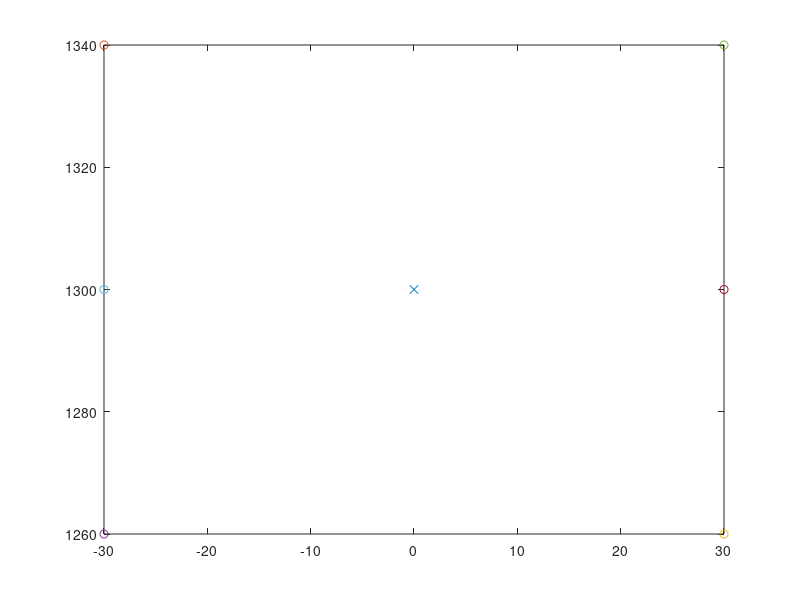
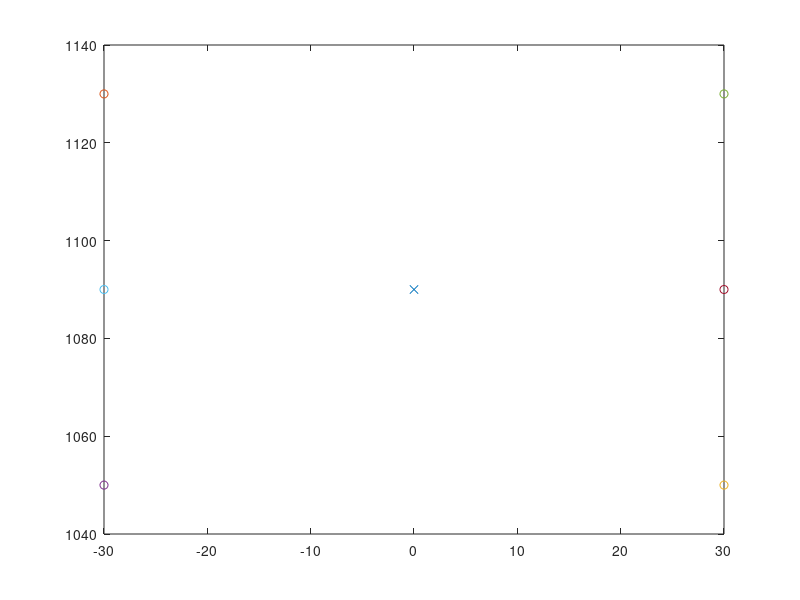

MATLAB code to generate these figures, in order:
%%
Centroid = [30,40];
% tcp = tcpclient("192.168.125.1", 1025);
% str = char(65)
% % UnicodeVal = double(str);
% Letter = "wqe";
currentCoords = [1336,0,1300]
startPos = currentCoords; % Where the robot will start writing from
% for i = 65:90
Letter= "E"

if Letter == "A" % 5 Points all linear
    
    startPos(3) = startPos(3) + Centroid(2);
    L_Corner = [currentCoords(1), currentCoords(2) - Centroid(1), currentCoords(3)-Centroid(2)];
    currentCoords + L_Corner
    R_Corner = [currentCoords(1), currentCoords(2) + Centroid(1), currentCoords(3)-Centroid(2)];
    currentCoords + R_Corner
    L_Mid = [currentCoords(1), currentCoords(2) -  Centroid(1)*0.6, currentCoords(3)-(2*Centroid(2)*0.6-Centroid(2))];
    R_Mid = [currentCoords(1), currentCoords(2) + Centroid(1)*0.6, currentCoords(3)-(2*Centroid(2)*0.6-Centroid(2))];
%     tcp.write(string(startPos(2), startPos(3)))
%     test = tcp.read();
%     if test == "next"
%         tcp.write(string(L_Corner(2), L_Corner(3)));
%     end
%     test = tcp.read();
%     if test == "next"
%         tcp.write(string(startPos(2), startPos(3)));
%     end
%     test = tcp.read()
%     if test == "next"
%         tcp.write(string(R_Corner(2), R_Corner(3)));
%     end
    figure;
    plot(currentCoords(2), currentCoords(3),"x")
    hold on;
    plot(startPos(2), startPos(3), '-o')
    hold on;
    plot(L_Corner(2), L_Corner(3), '-o')
    hold on;
    plot(R_Corner(2), R_Corner(3), '-o')
    hold on;
    plot(L_Mid(2), L_Mid(3), '-o')
    hold on;
    plot(R_Mid(2), R_Mid(3), '-o')
end

if Letter == "B" % 6 points 2 circular movements
    startPos = [currentCoords(1),currentCoords(2)-(Centroid(1)*0.4), currentCoords(3)+Centroid(2)]
    L_Bottom = [currentCoords(1), currentCoords(2) - (Centroid(1)*.4), currentCoords(3)-Centroid(2)]
    L_Mid = [currentCoords(1), currentCoords(2) - (Centroid(1)*0.4), currentCoords(3)]
%     Mid = [currentCoords(1), currentCoords(2) - (Centroid(1)*0.25), currentCoords(3)]
    Mid = currentCoords;
    Bott_Mid = [Mid(1), Mid(2), currentCoords(3)-Centroid(2)]
    Top_Mid = [Mid(1), Mid(2), currentCoords(3)+Centroid(2)]
    figure;
    plot(currentCoords(2), currentCoords(3), '-x');
    hold on;
    plot(startPos(2), startPos(3), '-o')
    hold on;
    plot(L_Bottom(2), L_Bottom(3), '-o')
    hold on;
%     plot(R_Corner(2), R_Corner(3), '-o')
%     hold on;
    plot(L_Mid(2), L_Mid(3), '-o')
    hold on;
    plot(Mid(2), Mid(3), '-o')
    plot(Top_Mid(2), Top_Mid(3), '-o')
    hold on;
    plot(Bott_Mid(2), Bott_Mid(3), '-o')
    hold on;
end

if Letter == "C" % 4 points all circular movements
    startPos = [currentCoords(1),currentCoords(2), currentCoords(3)+Centroid(2)]
    Bottom = [currentCoords(1), currentCoords(2), currentCoords(3)-Centroid(2)]
    Top_Arc = [currentCoords(1),currentCoords(2)+(Centroid(2)*0.1), currentCoords(3)+(Centroid(2)*0.9)]
    Bottom_Arc = [currentCoords(1), currentCoords(2)+(Centroid(2)*0.1), currentCoords(3)-(Centroid(2)*0.9)]
    figure;
    plot(currentCoords(2), currentCoords(3), '-x');
    hold on;
    plot(startPos(2), startPos(3), '-o')
    hold on;
    plot(Bottom(2), Bottom(3), '-o')
    hold on;
    plot(Top_Arc(2), Top_Arc(3), '-o')
    hold on;
    plot(Bottom_Arc(2), Bottom_Arc(3), '-o')
end

if Letter == "D" % 2 points 1 circular movement
    startPos = [currentCoords(1),currentCoords(2)-Centroid(1), currentCoords(3)+Centroid(2)]
    Bottom = [currentCoords(1), currentCoords(2)-Centroid(1), currentCoords(3)-Centroid(2)]
    figure;
    plot(currentCoords(2), currentCoords(3), '-x');
    hold on;
    plot(startPos(2), startPos(3), '-o')
    hold on;
    plot(Bottom(2), Bottom(3), '-o')
end

if Letter == "E" % 6 points All Linear movement
    startPos = [currentCoords(1),currentCoords(2)-Centroid(1), currentCoords(3)+Centroid(2)]
    L_Bott_Corner = [currentCoords(1), currentCoords(2)-Centroid(1), currentCoords(3)-Centroid(2)]
    R_Bott_Corner = [currentCoords(1), currentCoords(2)+Centroid(1), currentCoords(3)-Centroid(2)]
    R_Top_Corner = [currentCoords(1), currentCoords(2)+Centroid(1), currentCoords(3)+Centroid(2)]
    L_Mid = [currentCoords(1), currentCoords(2)-Centroid(1), currentCoords(3)]
    R_Mid = [currentCoords(1), currentCoords(2)+Centroid(1), currentCoords(3)]
    figure;
    plot(currentCoords(2), currentCoords(3), '-x');
    hold on;
    plot(startPos(2), startPos(3), '-o')
    hold on;
    plot(R_Bott_Corner(2), R_Bott_Corner(3), '-o')
    hold on;
    plot(L_Bott_Corner(2), L_Bott_Corner(3), '-o')
    hold on;
    plot(R_Top_Corner(2), R_Top_Corner(3), '-o')
    hold on;
    plot(L_Mid(2), L_Mid(3), '-o')
    hold on;
    plot(R_Mid(2), R_Mid(3), '-o')
end

if Letter == "F" % 5 points All Linear movement
    startPos = [currentCoords(1),currentCoords(2)-Centroid(1), currentCoords(3)+Centroid(2)]
    L_Bott_Corner = [currentCoords(1), currentCoords(2)-Centroid(1), currentCoords(3)-Centroid(2)]
    R_Top_Corner = [currentCoords(1), currentCoords(2)+Centroid(1), currentCoords(3)+Centroid(2)]
    L_Mid = [currentCoords(1), currentCoords(2)-Centroid(1), currentCoords(3)]
    R_Mid = [currentCoords(1), currentCoords(2)+Centroid(1), currentCoords(3)]
    figure;
    plot(currentCoords(2), currentCoords(3), '-x');
    hold on;
    plot(startPos(2), startPos(3), '-o')
    hold on;
    plot(L_Bott_Corner(2), L_Bott_Corner(3), '-o')
    hold on;
    plot(R_Top_Corner(2), R_Top_Corner(3), '-o')
    hold on;
    plot(L_Mid(2), L_Mid(3), '-o')
    hold on;
    plot(R_Mid(2), R_Mid(3), '-o')
end

if Letter == "G" % 5 points All Linear movement
    startPos = [currentCoords(1),currentCoords(2), currentCoords(3)+Centroid(2)]
    Bottom = [currentCoords(1), currentCoords(2), currentCoords(3)-Centroid(2)]
    R_Mid = [currentCoords(1), currentCoords(2)+Centroid(1), currentCoords(3)]
    R_Bott_Corner = [currentCoords(1), currentCoords(2)+Centroid(1), currentCoords(3)-Centroid(2)]
    Top_Arc = [currentCoords(1),currentCoords(2)+(Centroid(2)*0.1), currentCoords(3)+(Centroid(2)*0.9)]
    Mid = currentCoords;
    figure;
    plot(currentCoords(2), currentCoords(3), '-x');
    hold on;
    plot(startPos(2), startPos(3), '-o')
    hold on;
    plot(Bottom(2), Bottom(3), '-o')
    hold on;
    plot(R_Mid(2), R_Mid(3), '-o')
    hold on;
    plot(R_Bott_Corner(2), R_Bott_Corner(3), '-o')
    hold on;
    plot(Top_Arc(2), Top_Arc(3), '-o')
end

if Letter == "H" % 5 points All Linear movement
    startPos = [currentCoords(1),currentCoords(2)-Centroid(1), currentCoords(3)+Centroid(2)]
    L_Bott_Corner = [currentCoords(1), currentCoords(2)-Centroid(1), currentCoords(3)-Centroid(2)]
    R_Bott_Corner = [currentCoords(1), currentCoords(2)+Centroid(1), currentCoords(3)-Centroid(2)]
    R_Top_Corner = [currentCoords(1), currentCoords(2)+Centroid(1), currentCoords(3)+Centroid(2)]
    L_Mid = [currentCoords(1), currentCoords(2)-Centroid(1), currentCoords(3)]
    R_Mid = [currentCoords(1), currentCoords(2)+Centroid(1), currentCoords(3)]
    figure;
    plot(currentCoords(2), currentCoords(3), '-x');
    hold on;
    plot(startPos(2), startPos(3), '-o')
    hold on;
    plot(R_Bott_Corner(2), R_Bott_Corner(3), '-o')
    hold on;
    plot(L_Bott_Corner(2), L_Bott_Corner(3), '-o')
    hold on;
    plot(R_Top_Corner(2), R_Top_Corner(3), '-o')
    hold on;
    plot(L_Mid(2), L_Mid(3), '-o')
    hold on;
    plot(R_Mid(2), R_Mid(3), '-o')
end

if Letter == "I" % 5 points All Linear movement
    startPos = [currentCoords(1),currentCoords(2)-Centroid(1), currentCoords(3)+Centroid(2)]
    L_Bott_Corner = [currentCoords(1), currentCoords(2)-Centroid(1), currentCoords(3)-Centroid(2)]
    R_Bott_Corner = [currentCoords(1), currentCoords(2)+Centroid(1), currentCoords(3)-Centroid(2)]
    R_Top_Corner = [currentCoords(1), currentCoords(2)+Centroid(1), currentCoords(3)+Centroid(2)]
    Top_Mid = [currentCoords(1), currentCoords(2), currentCoords(3)+Centroid(2)]
    Bott_Mid = [currentCoords(1), currentCoords(2), currentCoords(3)-Centroid(2)]
    figure;
    plot(currentCoords(2), currentCoords(3), '-x');
    hold on;
    plot(startPos(2), startPos(3), '-o')
    hold on;
    plot(R_Bott_Corner(2), R_Bott_Corner(3), '-o')
    hold on;
    plot(L_Bott_Corner(2), L_Bott_Corner(3), '-o')
    hold on;
    plot(R_Top_Corner(2), R_Top_Corner(3), '-o')
    hold on;
    plot(Top_Mid(2), Top_Mid(3), '-o')
    hold on;
    plot(Bott_Mid(2), Bott_Mid(3), '-o')
end

if Letter == "J" % 3 points 1 Circular movement
    startPos = [currentCoords(1), currentCoords(2), currentCoords(3)+Centroid(2)]
    Bott_Arc_Mid = [currentCoords(1), currentCoords(2), currentCoords(3)-(Centroid(2)*0.7)]
    Bott_Arc_L = [currentCoords(1), currentCoords(2)-Centroid(1), currentCoords(3)-(Centroid(2)*0.7)]
    figure;
    plot(currentCoords(2), currentCoords(3), '-x');
    hold on;
    plot(startPos(2), startPos(3), '-o')
    hold on;
    plot(Bott_Arc_Mid(2), Bott_Arc_Mid(3), '-o')
    hold on;
    plot(Bott_Arc_L(2), Bott_Arc_L(3), '-o')
end

if Letter == "K" % 5 points All Linear movement
    startPos = [currentCoords(1),currentCoords(2)-Centroid(1), currentCoords(3)+Centroid(2)]
    L_Bott_Corner = [currentCoords(1), currentCoords(2)-Centroid(1), currentCoords(3)-Centroid(2)]
    R_Bott_Corner = [currentCoords(1), currentCoords(2)+Centroid(1), currentCoords(3)-Centroid(2)]
    R_Top_Corner = [currentCoords(1), currentCoords(2)+Centroid(1), currentCoords(3)+Centroid(2)]
    L_Mid = [currentCoords(1), currentCoords(2)-Centroid(1), currentCoords(3)]
    figure;
    plot(currentCoords(2), currentCoords(3), '-x');
    hold on;
    plot(startPos(2), startPos(3), '-o')
    hold on;
    plot(R_Bott_Corner(2), R_Bott_Corner(3), '-o')
    hold on;
    plot(L_Bott_Corner(2), L_Bott_Corner(3), '-o')
    hold on;
    plot(R_Top_Corner(2), R_Top_Corner(3), '-o')
    hold on;
    plot(L_Mid(2), L_Mid(3), '-o')
end

if Letter == "L" % 3 points 1 Circular movement
    startPos = [currentCoords(1),currentCoords(2)-Centroid(1), currentCoords(3)+Centroid(2)]
    L_Bott_Corner = [currentCoords(1), currentCoords(2)-Centroid(1), currentCoords(3)-Centroid(2)]
    R_Bott_Corner = [currentCoords(1), currentCoords(2)+Centroid(1), currentCoords(3)-Centroid(2)]
    figure;
    plot(currentCoords(2), currentCoords(3), '-x');
    hold on;
    plot(startPos(2), startPos(3), '-o')
    hold on;
    plot(R_Bott_Corner(2), R_Bott_Corner(3), '-o')
    hold on;
    plot(L_Bott_Corner(2), L_Bott_Corner(3), '-o')
end

if Letter == "M" % 5 points All Linear movement
    startPos = [currentCoords(1),currentCoords(2)-Centroid(1), currentCoords(3)+Centroid(2)]
    L_Bott_Corner = [currentCoords(1), currentCoords(2)-Centroid(1), currentCoords(3)-Centroid(2)]
    R_Bott_Corner = [currentCoords(1), currentCoords(2)+Centroid(1), currentCoords(3)-Centroid(2)]
    R_Top_Corner = [currentCoords(1), currentCoords(2)+Centroid(1), currentCoords(3)+Centroid(2)]
    Mid = currentCoords
    figure;
    plot(currentCoords(2), currentCoords(3), '-x');
    hold on;
    plot(startPos(2), startPos(3), '-o')
    hold on;
    plot(R_Bott_Corner(2), R_Bott_Corner(3), '-o')
    hold on;
    plot(L_Bott_Corner(2), L_Bott_Corner(3), '-o')
    hold on;
    plot(R_Top_Corner(2), R_Top_Corner(3), '-o')
    hold on;
    plot(Mid(2), Mid(3), '-o')
end

if Letter == "N" % 5 points All Linear movement - Same as points as M
    % Start at Bottom Left Corner
    startPos = [currentCoords(1), currentCoords(2)-Centroid(1), currentCoords(3)-Centroid(2)]
    L_Top_Corner = [currentCoords(1),currentCoords(2)-Centroid(1), currentCoords(3)+Centroid(2)]
    R_Bott_Corner = [currentCoords(1), currentCoords(2)+Centroid(1), currentCoords(3)-Centroid(2)]
    R_Top_Corner = [currentCoords(1), currentCoords(2)+Centroid(1), currentCoords(3)+Centroid(2)]
    Mid = currentCoords
    figure;
    plot(currentCoords(2), currentCoords(3), '-x');
    hold on;
    plot(startPos(2), startPos(3), '-o')
    hold on;
    plot(R_Bott_Corner(2), R_Bott_Corner(3), '-o')
    hold on;
    plot(L_Bott_Corner(2), L_Bott_Corner(3), '-o')
    hold on;
    plot(R_Top_Corner(2), R_Top_Corner(3), '-o')
    hold on;
    plot(Mid(2), Mid(3), '-o')
    hold on;
    plot(L_Top_Corner(2), L_Top_Corner(3), '-o')
end

if Letter == "O" % 4 points all circular movements
    startPos = [currentCoords(1),currentCoords(2), currentCoords(3)+Centroid(2)]
    Bottom = [currentCoords(1), currentCoords(2), currentCoords(3)-Centroid(2)]
    figure;
    plot(currentCoords(2), currentCoords(3), '-x');
    hold on;
    plot(startPos(2), startPos(3), '-o')
    hold on;
    plot(Bottom(2), Bottom(3), '-o')
end

if Letter == "P" % 3 points 1 Circular movement
    % Start at bottom
    startPos = [currentCoords(1), currentCoords(2)-Centroid(1), currentCoords(3)-Centroid(2)]
    Top = [currentCoords(1), currentCoords(2)-Centroid(1), currentCoords(3)+Centroid(2)]
    L_Mid = [currentCoords(1), currentCoords(2)-Centroid(1), currentCoords(3)]
    figure;
    plot(currentCoords(2), currentCoords(3), '-x');
    hold on;
    plot(startPos(2), startPos(3), '-o')
    hold on;
    plot(Top(2), Top(3), '-o')
    hold on;
    plot(L_Mid(2), L_Mid(3), '-o')
end

if Letter == "Q" % 4 points all circular movements
    startPos = [currentCoords(1),currentCoords(2), currentCoords(3)+Centroid(2)]
    Bottom = [currentCoords(1), currentCoords(2), currentCoords(3)-Centroid(2)]
    Mid = currentCoords;
    R_Bott_Corner = [currentCoords(1), currentCoords(2)+Centroid(1), currentCoords(3)-Centroid(2)]
    figure;
    plot(currentCoords(2), currentCoords(3), '-x');
    hold on;
    plot(startPos(2), startPos(3), '-o')
    hold on;
    plot(Bottom(2), Bottom(3), '-o')
    hold on;
    plot(Mid(2), Mid(3), '-o')
    hold on;
    plot(R_Bott_Corner(2), R_Bott_Corner(3), '-o')
end

if Letter == "R" % 3 points 1 Circular movement
    % Start at bottom
    startPos = [currentCoords(1), currentCoords(2)-Centroid(1), currentCoords(3)-Centroid(2)]
    Top = [currentCoords(1), currentCoords(2)-Centroid(1), currentCoords(3)+Centroid(2)]
    L_Mid = [currentCoords(1), currentCoords(2)-Centroid(1), currentCoords(3)]
    Top_Mid = [currentCoords(1), currentCoords(2), currentCoords(3)+Centroid(2)]
    R_Bott_Corner = [currentCoords(1), currentCoords(2)+Centroid(1), currentCoords(3)-Centroid(2)]
    Mid = currentCoords;
    figure;
    plot(currentCoords(2), currentCoords(3), '-x');
    hold on;
    plot(startPos(2), startPos(3), '-o')
    hold on;
    plot(Top(2), Top(3), '-o')
    hold on;
    plot(L_Mid(2), L_Mid(3), '-o')
    hold on;
    plot(R_Bott_Corner(2), R_Bott_Corner(3), '-o')
    hold on;
    plot(Top_Mid(2), Top_Mid(3), '-o')
end

if Letter == "S" % 5 points 2 Circular movement
    % Start at top right
    startPos = [currentCoords(1), currentCoords(2)+Centroid(1), currentCoords(3)+Centroid(2)]
    L_Bott_Corner = [currentCoords(1), currentCoords(2)-Centroid(1), currentCoords(3)-Centroid(2)]
    Top_Mid = [currentCoords(1), currentCoords(2), currentCoords(3)+Centroid(2)]
    Bott_Mid = [currentCoords(1), currentCoords(2), currentCoords(3)-Centroid(2)]
    Mid = currentCoords;
    figure;
    plot(currentCoords(2), currentCoords(3), '-x');
    hold on;
    plot(startPos(2), startPos(3), '-o')
    hold on;
    plot(Mid(2), Mid(3), '-o')
    hold on;
    plot(L_Bott_Corner(2), L_Bott_Corner(3), '-o')
    hold on;
    plot(R_Top_Corner(2), R_Top_Corner(3), '-o')
    hold on;
    plot(Top_Mid(2), Top_Mid(3), '-o')
    hold on;
    plot(Bott_Mid(2), Bott_Mid(3), '-o')
end

if Letter == "T" % 4 points All Linear movement
    % Start at top left
    startPos = [currentCoords(1),currentCoords(2)-Centroid(1), currentCoords(3)+Centroid(2)]
    R_Top_Corner = [currentCoords(1), currentCoords(2)+Centroid(1), currentCoords(3)+Centroid(2)]
    Top_Mid = [currentCoords(1), currentCoords(2), currentCoords(3)+Centroid(2)]
    Bott_Mid = [currentCoords(1), currentCoords(2), currentCoords(3)-Centroid(2)]
    figure;
    plot(currentCoords(2), currentCoords(3), '-x');
    hold on;
    plot(startPos(2), startPos(3), '-o')
    hold on;
    plot(R_Top_Corner(2), R_Top_Corner(3), '-o')
    hold on;
    plot(Top_Mid(2), Top_Mid(3), '-o')
    hold on;
    plot(Bott_Mid(2), Bott_Mid(3), '-o')
end

if Letter == "U" % 5 points 1 or 2 Linear movement
    % Start at top left corner
    startPos = [currentCoords(1),currentCoords(2)-Centroid(1), currentCoords(3)+Centroid(2)]
    R_Top_Corner = [currentCoords(1), currentCoords(2)+Centroid(1), currentCoords(3)+Centroid(2)]
    Bott_Mid = [currentCoords(1), currentCoords(2), currentCoords(3)-Centroid(2)]
    L_Mid = [currentCoords(1), currentCoords(2)-Centroid(1), currentCoords(3)]
    R_Mid = [currentCoords(1), currentCoords(2)+Centroid(1), currentCoords(3)]
    figure;
    plot(currentCoords(2), currentCoords(3), '-x');
    hold on;
    plot(startPos(2), startPos(3), '-o')
    hold on;
    plot(R_Top_Corner(2), R_Top_Corner(3), '-o')
    hold on;
    plot(Bott_Mid(2), Bott_Mid(3), '-o')
    hold on;
    plot(L_Mid(2), L_Mid(3), '-o')
    hold on;
    plot(R_Mid(2), R_Mid(3), '-o')
end

if Letter == "V" % 5 points All Linear movement
    % Start at top left corner
    startPos = [currentCoords(1),currentCoords(2)-Centroid(1), currentCoords(3)+Centroid(2)]
    Bott_Mid = [currentCoords(1), currentCoords(2), currentCoords(3)-Centroid(2)]
    R_Top_Corner = [currentCoords(1), currentCoords(2)+Centroid(1), currentCoords(3)+Centroid(2)]
    figure;
    plot(currentCoords(2), currentCoords(3), '-x');
    hold on;
    plot(startPos(2), startPos(3), '-o')
    hold on;
    plot(R_Top_Corner(2), R_Top_Corner(3), '-o')
    hold on;
    plot(Bott_Mid(2), Bott_Mid(3), '-o')
end

if Letter == "W" % 5 points All Linear movement
    % Start at top left corner
    startPos = [currentCoords(1),currentCoords(2)-Centroid(1), currentCoords(3)+Centroid(2)]
    L_Bott = [currentCoords(1), currentCoords(2)-(Centroid(2)/2), currentCoords(3)-Centroid(2)]
    R_Bott = [currentCoords(1), currentCoords(2)+(Centroid(2)/2), currentCoords(3)-Centroid(2)]
    R_Top_Corner = [currentCoords(1), currentCoords(2)+Centroid(1), currentCoords(3)+Centroid(2)]
    Mid = currentCoords;
    figure;
    plot(currentCoords(2), currentCoords(3), '-x');
    hold on;
    plot(Mid(2), Mid(3), '-o')
    hold on;
    plot(startPos(2), startPos(3), '-o')
    hold on;
    plot(R_Top_Corner(2), R_Top_Corner(3), '-o')
    hold on;
    plot(L_Bott(2), L_Bott(3), '-o')
    hold on;
    plot(R_Bott(2), R_Bott(3), '-o')
end

if Letter == "X" % 5 points All Linear movement
    startPos = [currentCoords(1),currentCoords(2)-Centroid(1), currentCoords(3)+Centroid(2)]
    L_Bott_Corner = [currentCoords(1), currentCoords(2)-Centroid(1), currentCoords(3)-Centroid(2)]
    R_Bott_Corner = [currentCoords(1), currentCoords(2)+Centroid(1), currentCoords(3)-Centroid(2)]
    R_Top_Corner = [currentCoords(1), currentCoords(2)+Centroid(1), currentCoords(3)+Centroid(2)]
    figure;
    plot(currentCoords(2), currentCoords(3), '-x');
    hold on;
    plot(startPos(2), startPos(3), '-o')
    hold on;
    plot(R_Bott_Corner(2), R_Bott_Corner(3), '-o')
    hold on;
    plot(L_Bott_Corner(2), L_Bott_Corner(3), '-o')
    hold on;
    plot(R_Top_Corner(2), R_Top_Corner(3), '-o')
end

if Letter == "Y" % 5 points All Linear movement
    % Start as Left Top Corner
    startPos = [currentCoords(1),currentCoords(2)-Centroid(1), currentCoords(3)+Centroid(2)]
    R_Top_Corner = [currentCoords(1), currentCoords(2)+Centroid(1), currentCoords(3)+Centroid(2)]
    L_Top_Corner = [currentCoords(1),currentCoords(2)-Centroid(1), currentCoords(3)+Centroid(2)]
    Mid = currentCoords;
    Bott_Mid = [currentCoords(1), currentCoords(2), currentCoords(3)-Centroid(2)]
    figure;
    plot(currentCoords(2), currentCoords(3), '-x');
    hold on;
    plot(startPos(2), startPos(3), '-o')
    hold on;
    plot(R_Top_Corner(2), R_Top_Corner(3), '-o')
    hold on;
    plot(L_Top_Corner(2), L_Top_Corner(3), '-o')
    hold on;
    plot(Mid(2), Mid(3), '-o')
    hold on;
    plot(Bott_Mid(2), Bott_Mid(3), '-o')
end

if Letter == "Z" % 4 points All Linear movement
    % Start at top left corner
    startPos = [currentCoords(1),currentCoords(2)-Centroid(1), currentCoords(3)+Centroid(2)]
    L_Bott_Corner = [currentCoords(1), currentCoords(2)-Centroid(1), currentCoords(3)-Centroid(2)]
    R_Bott_Corner = [currentCoords(1), currentCoords(2)+Centroid(1), currentCoords(3)-Centroid(2)]
    R_Top_Corner = [currentCoords(1), currentCoords(2)+Centroid(1), currentCoords(3)+Centroid(2)]
    figure;
    plot(currentCoords(2), currentCoords(3), '-x');
    hold on;
    plot(startPos(2), startPos(3), '-o')
    hold on;
    plot(R_Bott_Corner(2), R_Bott_Corner(3), '-o')
    hold on;
    plot(L_Bott_Corner(2), L_Bott_Corner(3), '-o')
    hold on;
    plot(R_Top_Corner(2), R_Top_Corner(3), '-o')
end

% end

%% Using difference of 2 points

% Letter= char(i)
currentCoords = [1336,0,1090]
Letter = "E";
Centroid = [30,40];

if Letter == "A" % 5 Points all linear
    startPos = [currentCoords(1),currentCoords(2), currentCoords(3)+Centroid(2)];
    L_Corner = [currentCoords(1), currentCoords(2) - Centroid(1), currentCoords(3)-Centroid(2)];
    R_Corner = [currentCoords(1), currentCoords(2) + Centroid(1), currentCoords(3)-Centroid(2)];
    L_Mid = (L_Corner(:) + startPos(:)).'/2;
    R_Mid = (R_Corner(:) + startPos(:)).'/2;
    Midpoint = (R_Mid(:) + L_Corner(:)).'/2

    startPosANS = [0,0, Centroid(2)]
    L_Corner_ANS = [0, - Centroid(1), -Centroid(2)]
    R_Corner_ANS = [0, Centroid(1), -Centroid(2)]
    L_Mid_ANS = (L_Corner_ANS(:) + startPosANS(:)).'/2
    R_Mid_ANS = (R_Corner_ANS(:) + startPosANS(:)).'/2

%     L_Mid = [currentCoords(1), currentCoords(2) -  Centroid(1)*0.6, currentCoords(3)-(2*Centroid(2)*0.6-Centroid(2))];
%     R_Mid = [currentCoords(1), currentCoords(2) + Centroid(1)*0.6, currentCoords(3)-(2*Centroid(2)*0.6-Centroid(2))];
%   TCP 
%     tcp.write(string(startPos(2), startPos(3)))
%     test = tcp.read();
%     if test == "next"
%         tcp.write(string(L_Corner(2), L_Corner(3)));
%     end
%     test = tcp.read();
%     if test == "next"
%         tcp.write(string(startPos(2), startPos(3)));
%     end
%     test = tcp.read()
%     if test == "next"
%         tcp.write(string(R_Corner(2), R_Corner(3)));
%     end

    figure;
    plot(currentCoords(2), currentCoords(3),"x")
    hold on;
    plot(startPos(2), startPos(3), '-o')
    hold on;
    plot(L_Corner(2), L_Corner(3), '-o')
    hold on;
    plot(R_Corner(2), R_Corner(3), '-o')
    hold on;
    plot(L_Mid(2), L_Mid(3), '-o')
    hold on;
    plot(R_Mid(2), R_Mid(3), '-o')
end

if Letter == "B" % 6 points 2 circular movements
    startPos = [currentCoords(1),currentCoords(2)-(Centroid(1)), currentCoords(3)+Centroid(2)]
    L_Bottom = [currentCoords(1), currentCoords(2) - (Centroid(1)), currentCoords(3)-Centroid(2)]
    L_Mid = [currentCoords(1), currentCoords(2) - (Centroid(1)), currentCoords(3)]
%     Mid = [currentCoords(1), currentCoords(2) - (Centroid(1)*0.25), currentCoords(3)]
    Mid = currentCoords
    Bott_Mid = [Mid(1), Mid(2), currentCoords(3)-Centroid(2)]
    Top_Mid = [Mid(1), Mid(2), currentCoords(3)+Centroid(2)]

    startPosANS = [0,-(Centroid(1)), Centroid(2)]
    L_Bottom_ANS = [0, - (Centroid(1)), -Centroid(2)]
    Bott_Mid_ANS = [0, 0, -Centroid(2)]
    Top_Mid_ANS = [0, 0, Centroid(2)]
    L_Mid_ANS = (L_Bottom_ANS(:) + startPosANS(:)).'/2

    figure;
    plot(currentCoords(2), currentCoords(3), '-x');
    hold on;
    plot(startPos(2), startPos(3), '-o')
    hold on;
    plot(L_Bottom(2), L_Bottom(3), '-o')
    hold on;
%     plot(R_Corner(2), R_Corner(3), '-o')
%     hold on;
    plot(L_Mid(2), L_Mid(3), '-o')
    hold on;
    plot(Mid(2), Mid(3), '-o')
    plot(Top_Mid(2), Top_Mid(3), '-o')
    hold on;
    plot(Bott_Mid(2), Bott_Mid(3), '-o')
    hold on;
end

if Letter == "E" % 6 points All Linear movement
    startPos = [currentCoords(1),currentCoords(2)-Centroid(1), currentCoords(3)+Centroid(2)];
    L_Bott_Corner = [currentCoords(1), currentCoords(2)-Centroid(1), currentCoords(3)-Centroid(2)];
    R_Bott_Corner = [currentCoords(1), currentCoords(2)+Centroid(1), currentCoords(3)-Centroid(2)];
    R_Top_Corner = [currentCoords(1), currentCoords(2)+Centroid(1), currentCoords(3)+Centroid(2)];
    L_Mid = [currentCoords(1), currentCoords(2)-Centroid(1), currentCoords(3)];
    R_Mid = [currentCoords(1), currentCoords(2)+Centroid(1), currentCoords(3)];

    startPos_ANS = [0,-Centroid(1)*-1, Centroid(2)]
    L_Bott_Corner_ANS = [0, -Centroid(1)*-1, -Centroid(2)]
    R_Bott_Corner_ANS = [0, Centroid(1)*-1, -Centroid(2)]
    R_Top_Corner_ANS = [0, Centroid(1)*-1, Centroid(2)]
    L_Mid_ANS = [0, -Centroid(1)*-1, 0]
    R_Mid_ANS = [0, Centroid(1)*-1, 0]
    

    figure;
    plot(currentCoords(2), currentCoords(3), '-x');
    hold on;
    plot(startPos(2), startPos(3), '-o')
    hold on;
    plot(R_Bott_Corner(2), R_Bott_Corner(3), '-o')
    hold on;
    plot(L_Bott_Corner(2), L_Bott_Corner(3), '-o')
    hold on;
    plot(R_Top_Corner(2), R_Top_Corner(3), '-o')
    hold on;
    plot(L_Mid(2), L_Mid(3), '-o')
    hold on;
    plot(R_Mid(2), R_Mid(3), '-o')
end

if Letter == "F" % 5 points All Linear movement
    startPos = [currentCoords(1),currentCoords(2)-Centroid(1), currentCoords(3)+Centroid(2)]
    L_Bott_Corner = [currentCoords(1), currentCoords(2)-Centroid(1), currentCoords(3)-Centroid(2)]
    R_Top_Corner = [currentCoords(1), currentCoords(2)+Centroid(1), currentCoords(3)+Centroid(2)]
    L_Mid = [currentCoords(1), currentCoords(2)-Centroid(1), currentCoords(3)]
    R_Mid = [currentCoords(1), currentCoords(2)+Centroid(1), currentCoords(3)]
    
    startPos_ANS = [0,-Centroid(1)*-1, Centroid(2)]
    L_Bott_Corner_ANS = [0, -Centroid(1)*-1, -Centroid(2)]
    R_Top_Corner_ANS = [0, Centroid(1)*-1, Centroid(2)]
    L_Mid_ANS = [0, -Centroid(1)*-1, 0]
    R_Mid_ANS = [0, Centroid(1)*-1, 0]
    
    figure;
    plot(currentCoords(2), currentCoords(3), '-x');
    hold on;
    plot(startPos(2), startPos(3), '-o')
    hold on;
    plot(L_Bott_Corner(2), L_Bott_Corner(3), '-o')
    hold on;
    plot(R_Top_Corner(2), R_Top_Corner(3), '-o')
    hold on;
    plot(L_Mid(2), L_Mid(3), '-o')
    hold on;
    plot(R_Mid(2), R_Mid(3), '-o')
end
